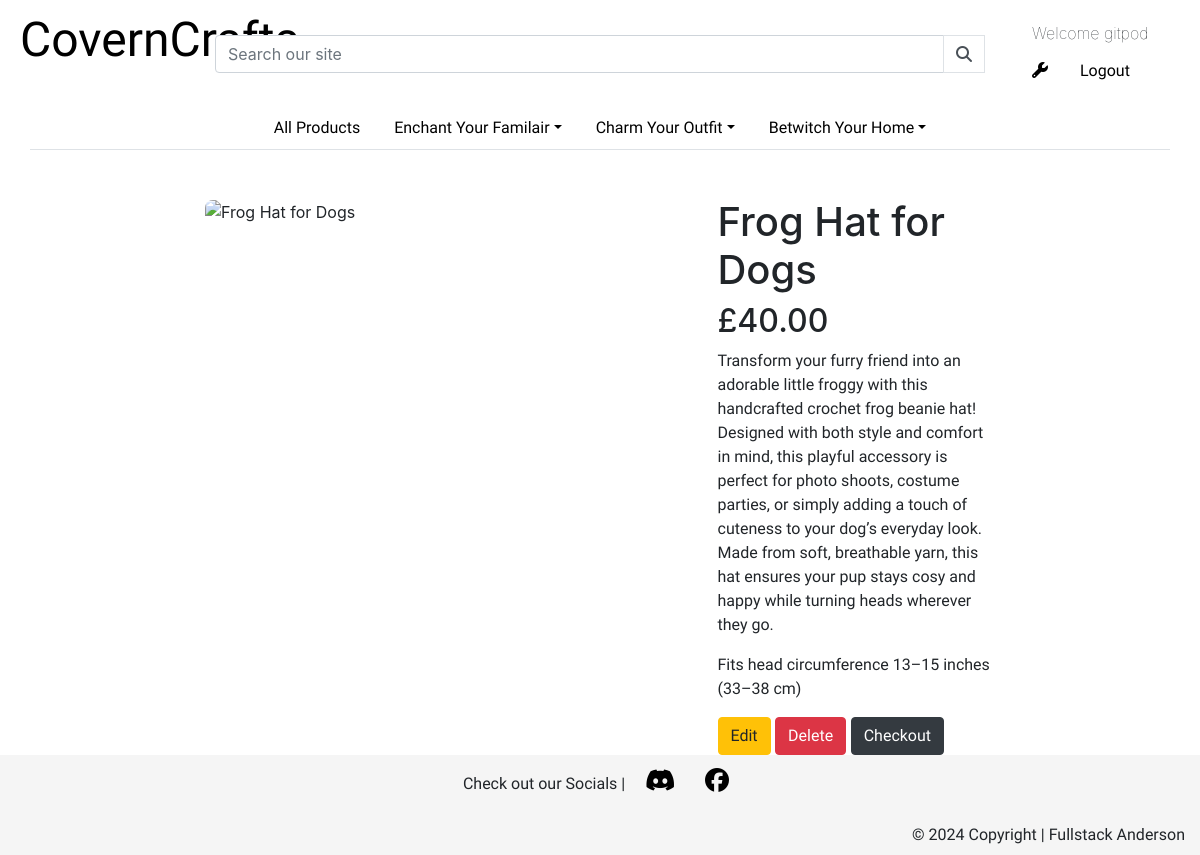
Page /product/3/ (signed in) on the committed database.
### products/models.py (models this page shows, shortened)
class Product(models.Model):
    category = models.ForeignKey('Category', null=True, blank=True, on_delete=models.SET_NULL)
    sku = models.CharField(max_length=254, null=True, blank=True)
    name = models.CharField(max_length=254)
    description = models.TextField()
    dimension = models.TextField()
    cost = models.DecimalField(max_digits=6, decimal_places=2)
    craft_time = models.IntegerField(validators=[MinValueValidator(1), MaxValueValidator(40)])
    image = CloudinaryField('image', default='placeholder')
    created_on = models.DateTimeField(auto_now_add=True)
    updated_on = models.DateTimeField(auto_now=True)
    deleted_on = models.DateTimeField(null=True, blank=True)

### products/views.py (the view)
# urls.py: path('product/<int:id>/', views.product_detail, name='product_detail'),
def product_detail(request, id):
    auth_user_id = request.user.pk
    queryset_product = Product.objects.all()
    product = get_object_or_404(queryset_product, id=id)
    try:
        profile = Profile.objects.get(auth_user_id=auth_user_id)
        return render(
            request,
            'products/product_detail.html',
            {
                "product": product,
                "profile": profile
            },
        )
    except:
        return render(
            request,
            'products/product_detail.html',
            {
                "product": product,
            },
        )

### products/templates/products/product_detail.html
{% extends "base.html" %}
{% block content %}
<div class="row mt-5 justify-content-center">
  <div class="col-12 col-lg-5">
    <img class="card-img-bottom" id="detail-image" src=" {{ product.image.url }}"
    alt="{{ product.name }}">
  </div>
  <div class="col-12 col-lg-3 offset-1 offset-lg-0 ">
    <h1>{{ product.name }}</h1>
    <h2>£{{ product.cost }}</h2>
    <p>{{ product.description }}</p>
    <p>{{ product.dimension }}</p>
    {% if profile.is_crafter or profile.is_admin %}
    <a href="{% url 'product_edit' product.id %}" class="btn btn-warning">Edit</a>
    <a href="{% url 'product_delete' product.id %}" class="btn btn-danger">Delete</a>
    {% endif %}
    <a href="{% url 'checkout' product.id %}"class="btn btn-dark">Checkout</a>
  </div>
</div>
{% endblock content %}

### templates/base.html (shortened to what this page needs)
{% load static %}
{% url 'account_login' as login_url %}
{% url 'account_signup' as signup_url %}
{% url 'account_logout' as logout_url %}
<!DOCTYPE html>
<html lang="en">
<head>
    {% block corecss %}
    <link rel="stylesheet" href="https://cdn.jsdelivr.net/npm/bootstrap@4.1.3/dist/css/bootstrap.min.css">
    <link rel="stylesheet" href="{% static 'css/style.css' %}">
    {% endblock %}
</head>
<body>
    <header class="container-fluid">
        <div class="row text-center">
            <div class="col-6 col-lg-2 p-1 order-0">
                <a href="{% url 'home' %}" class="logo px-3 ">CovernCrafts</a>
            </div>
            <div class="col-12 col-lg-8 my-auto justify-content-center order-2 order-lg-1">
                <form method="GET" action="{% url 'product_all' %}">
                    <div class="input-group w-100">
                        <input class="form-control" type="text" name="q" placeholder="Search our site">
                        <div class="input-group-append">
                            <button class="form-control btn btn-black border border-black rounded-0" type="submit">
                                <span class="icon">
                                    <i class="fas fa-search"></i>
                                </span>
                            </button>
                        </div>
                    </div>
                </form>
            </div>
            <div class="col-6 col-lg-2 p-3 order-lg-2 order-1">
                <ul class="nav">
                    {% if user.is_authenticated %}
                    <li class="nav-item">
                        <h2 class="display-name m-0">Welcome {{user.username}}</h2>
                    </li>
                    <li class="nav-item">
                        <a class="nav-link" data-toggle="dropdown" href="#" role="button" aria-haspopup="true" aria-expanded="false"><i class="fa-solid fa-wrench"></i></a>
                    </li>
                    {% endif %}
                    {% if user.is_authenticated %}
                    <li class="nav-item">
                        <a class="nav-link {% if request.path == logout_url %}active{% endif %}"
                            href="{% url 'account_logout' %}">Logout</a>
                    </li>
                    {% endif %}
                </ul>
            </div>
        </div>
        <nav class="col-12">
            <ul class="nav nav-tabs justify-content-center">
                <a class="nav-link" href="{% url 'product_all' %}" role="button" aria-haspopup="true" aria-expanded="false">All Products</a>
                <li class="nav-item dropdown">
                    <a class="nav-link dropdown-toggle" data-toggle="dropdown" href="#" role="button" aria-haspopup="true" aria-expanded="false">Enchant Your Familair</a>
                </li>
                <li class="nav-item dropdown">
                    <a class="nav-link dropdown-toggle" data-toggle="dropdown" href="" role="button" aria-haspopup="true" aria-expanded="false">Charm Your Outfit</a>
                </li>
                <li class="nav-item dropdown">
                    <a class="nav-link dropdown-toggle" data-toggle="dropdown" href="#" role="button" aria-haspopup="true" aria-expanded="false">Betwitch Your Home</a>
                </li>
            </ul>
        </nav>
    </header>
    {% block content %}
    {% endblock content %}
    <div class="buffer"></div>
    <footer class="">
        <div class="container-fluid">
            <p class="p-2 text-center">Check out our Socials |
              <a href="https://discord.gg/cnxeu4kUtW" target="_blank" rel="noopener" aria-label="visit the Discord server (opens in a new tab)"
              class="social-link">
                <i class="fa-brands fa-discord px-3"></i>
              </a>
              <a href="https://www.facebook.com/" target="_blank" rel="noopener" aria-label="visit the Youtube Channel (opens in a new tab)"
              class="social-link">
                <i class="fa-brands fa-facebook px-2"></i>
              </a>
            </p>
            <p class="text-right">© 2024 Copyright | Fullstack Anderson</p>
        </div>
    </footer>
</body>
</html>

### static/css/style.css (style rules this page uses)
a, p { font-family: "Geist", serif; }
.logo { font-size: 3rem; min-height: fit-content; color: black; font-family: "Lovers Quarrel", serif; font-weight: 400; font-style: normal; }
.dropdown-item, .nav-link, .anchor-text { color: black; }
.display-name { font-size: medium; font-weight: 100; padding: 0.5rem 1rem; }
#detail-image { border-radius: 8px; height: 70vh; object-fit: cover; }
footer { position: fixed; max-height: 100px; bottom: 0px; width: 100%; background: whitesmoke; }
.social-link { color: black; font-size: 1.5rem; }
.buffer { height: 100px; }

### rows in the picture
Product: name "Frog Hat for Dogs", cost "40.00", description "Transform your furry friend into an adorable little froggy with this handcrafted crochet frog beanie hat! Designed with both style and comfort in mind, this playful accessory is perfect for photo shoots, costume parties, or simply adding a touch of cuteness to your dog’s everyday look. Made from soft, breathable yarn, this hat ensures your pup stays cosy and happy while turning heads wherever they go.", dimension "Fits head circumference 13–15 inches (33–38 cm)"

### other values in the picture
{{ user.username }} "gitpod"
